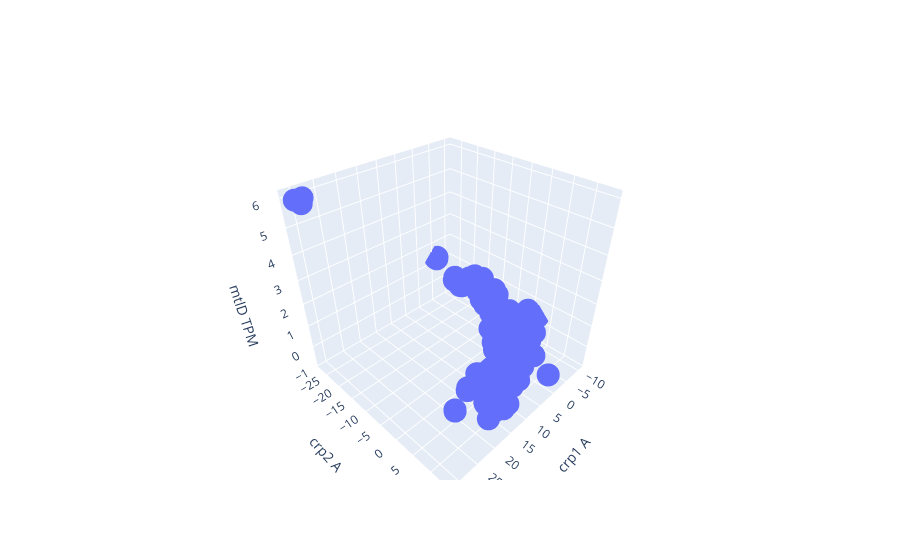

This figure's notebook cell:
### Code cell
import plotly.express as px
im_cur2 = 'Crp-1'
x = ica_data.A.loc[im_cur2]
im_cur = 'Crp-2'
y = ica_data.A.loc[im_cur]
gene_cur = 'b3600' #mtlD
z = ica_data.X.loc[gene_cur]
fig = go.Figure(data=[go.Scatter3d(x=x, y=y, z=z, mode='markers')])

# Add axis labels
fig.update_layout(scene=dict(xaxis_title='crp1 A',
                             yaxis_title='crp2 A',
                             zaxis_title='mtlD TPM'))

# Show plot
fig.show()

### Figure 1 — Plotly figure (JSON) as saved in the notebook; plotly's stock layout.template omitted (floating-point values rounded to 4 significant figures; data arrays with more than 128 entries replaced by an {"elided": "..."} marker saying what was removed)
{"data": [{"mode": "markers", "type": "scatter3d", "x": {"elided": "278 float values"}, "y": {"elided": "278 float values"}, "z": {"elided": "278 float values"}}], "layout": {"scene": {"xaxis": {"title": {"text": "crp1 A"}}, "yaxis": {"title": {"text": "crp2 A"}}, "zaxis": {"title": {"text": "mtlD TPM"}}}}}
